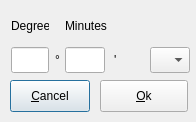
<ui version="4.0" stdsetdef="1" >
  <author></author>
  <comment></comment>
  <exportmacro></exportmacro>
  <class>LatLongEditDlg</class>
  <widget class="QDialog" name="LatLongEditDlg" >
    <property name="geometry" >
      <rect>
        <x>0</x>
        <y>0</y>
        <width>196</width>
        <height>122</height>
      </rect>
    </property>
    <property name="windowTitle" >
      <string>ChangeMeAtRunTime</string>
    </property>
    <widget class="QLabel" name="TextLabel1" >
      <property name="geometry" >
        <rect>
          <x>11</x>
          <y>11</y>
          <width>38</width>
          <height>30</height>
        </rect>
      </property>
      <property name="text" >
        <string>Degrees</string>
      </property>
      <property name="wordWrap" >
        <bool>false</bool>
      </property>
    </widget>
    <widget class="QLabel" name="TextLabel3" >
      <property name="geometry" >
        <rect>
          <x>55</x>
          <y>47</y>
          <width>16</width>
          <height>26</height>
        </rect>
      </property>
      <property name="text" >
        <string>°</string>
      </property>
      <property name="wordWrap" >
        <bool>false</bool>
      </property>
    </widget>
    <widget class="QLabel" name="TextLabel4" >
      <property name="geometry" >
        <rect>
          <x>114</x>
          <y>47</y>
          <width>37</width>
          <height>26</height>
        </rect>
      </property>
      <property name="text" >
        <string>'</string>
      </property>
      <property name="wordWrap" >
        <bool>false</bool>
      </property>
    </widget>
    <widget class="QLabel" name="TextLabel2" >
      <property name="geometry" >
        <rect>
          <x>65</x>
          <y>11</y>
          <width>73</width>
          <height>30</height>
        </rect>
      </property>
      <property name="text" >
        <string>Minutes</string>
      </property>
      <property name="wordWrap" >
        <bool>false</bool>
      </property>
    </widget>
    <widget class="QPushButton" name="PushButtonCancel" >
      <property name="geometry" >
        <rect>
          <x>10</x>
          <y>80</y>
          <width>80</width>
          <height>32</height>
        </rect>
      </property>
      <property name="text" >
        <string>&amp;Cancel</string>
      </property>
    </widget>
    <widget class="QPushButton" name="PushButtonOK" >
      <property name="geometry" >
        <rect>
          <x>100</x>
          <y>80</y>
          <width>88</width>
          <height>32</height>
        </rect>
      </property>
      <property name="text" >
        <string>&amp;Ok</string>
      </property>
    </widget>
    <widget class="QLineEdit" name="LineEditDegrees" >
      <property name="geometry" >
        <rect>
          <x>11</x>
          <y>47</y>
          <width>38</width>
          <height>26</height>
        </rect>
      </property>
    </widget>
    <widget class="QLineEdit" name="LineEditMinutes" >
      <property name="geometry" >
        <rect>
          <x>65</x>
          <y>47</y>
          <width>40</width>
          <height>26</height>
        </rect>
      </property>
    </widget>
    <widget class="QComboBox" name="ComboBoxNSEW" >
      <property name="geometry" >
        <rect>
          <x>150</x>
          <y>47</y>
          <width>40</width>
          <height>26</height>
        </rect>
      </property>
      <property name="maxCount" >
        <number>2</number>
      </property>
    </widget>
  </widget>
  <pixmapfunction>qPixmapFromMimeSource</pixmapfunction>
</ui>
